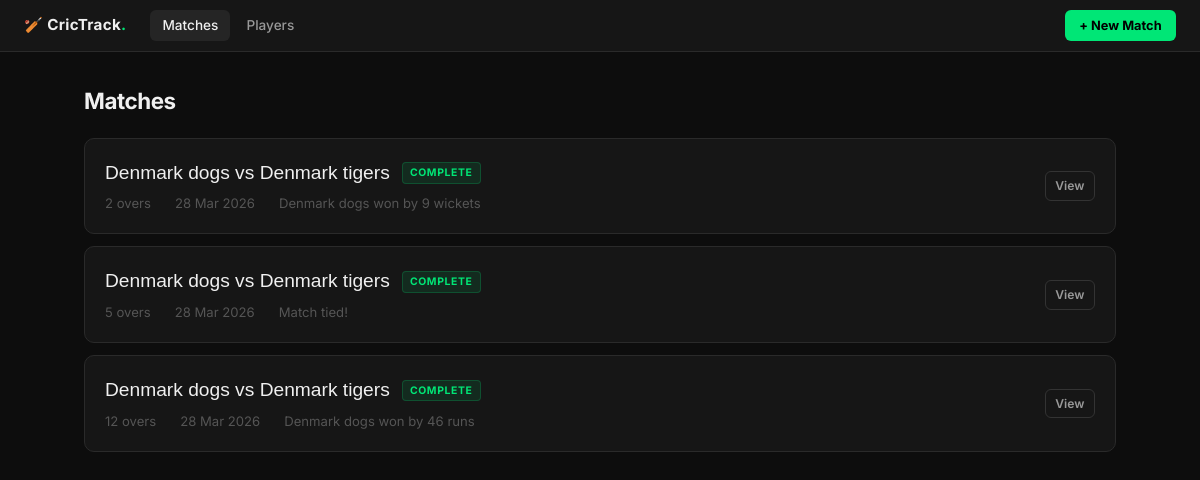
The page / on the database its author committed.
### app.py (models this page shows)
class Match(db.Model):
    id = db.Column(db.Integer, primary_key=True)
    team_a_name = db.Column(db.String(100), nullable=False)
    team_b_name = db.Column(db.String(100), nullable=False)
    overs = db.Column(db.Integer, nullable=False)
    date = db.Column(db.DateTime, default=datetime.utcnow)
    status = db.Column(db.String(20), default='setup')  # setup, innings1, innings2, complete
    current_innings = db.Column(db.Integer, default=1)
    batting_team = db.Column(db.String(100))
    bowling_team = db.Column(db.String(100))
    winner = db.Column(db.String(100))
    result_text = db.Column(db.String(200))
    toss_winner = db.Column(db.String(100))
    toss_choice = db.Column(db.String(10))
    innings = db.relationship('Innings', backref='match', lazy=True, order_by='Innings.innings_number')
    team_a_players = db.relationship('MatchPlayer', foreign_keys='MatchPlayer.match_id',
                                      primaryjoin="and_(MatchPlayer.match_id==Match.id, MatchPlayer.team=='A')",
                                      lazy=True)
    team_b_players = db.relationship('MatchPlayer', foreign_keys='MatchPlayer.match_id',
                                      primaryjoin="and_(MatchPlayer.match_id==Match.id, MatchPlayer.team=='B')",
                                      lazy=True)

### app.py (the view)
@app.route('/')
def index():
    matches = Match.query.order_by(Match.date.desc()).all()
    players = Player.query.order_by(Player.name).all()
    return render_template('index.html', matches=matches, players=players)

### templates/index.html (shortened to what this page needs)
{% extends "base.html" %}
{% block content %}
<h1>Matches</h1>
{% if matches %}
    {% for match in matches %}
    <div class="card" style="display:flex; align-items:center; gap:1.5rem;">
        <div style="flex:1; min-width:0;">
            <div style="display:flex; align-items:center; gap:0.75rem; margin-bottom:0.4rem;">
                <span style="font-family:'Bebas Neue',sans-serif; font-size:1.2rem;">
                    {{ match.team_a_name }} vs {{ match.team_b_name }}
                </span>
                {% if match.status == 'complete' %}
                    <span class="badge badge-green">Complete</span>
                {% elif 'innings' in match.status %}
                    <span class="badge badge-amber">Live</span>
                {% else %}
                    <span class="badge">Setup</span>
                {% endif %}
            </div>
            <div style="font-size:0.82rem; color:var(--text-dim); display:flex; gap:1.5rem;">
                <span>{{ match.overs }} overs</span>
                <span>{{ match.date.strftime('%d %b %Y') }}</span>
                {% if match.status == 'complete' and match.result_text %}
                    <span style="color:var(--green);">{{ match.result_text }}</span>
                {% endif %}
            </div>
        </div>
        <div style="display:flex; gap:0.5rem; flex-shrink:0;">
            <a href="/match/{{ match.id }}" class="btn btn-ghost btn-sm">View</a>
        </div>
    </div>
    {% endfor %}
{% else %}
    <div class="card empty-state">
        <div style="font-size:3rem; margin-bottom:1rem;">🏏</div>
        <p style="color:var(--text-mid);">No matches yet. Start your first one!</p>
        <a href="/new_match" class="btn btn-primary">New Match</a>
    </div>
{% endif %}
{% endblock %}

### templates/base.html (shortened to what this page needs)
<!DOCTYPE html>
<html lang="en">
<head>
</head>
<body>
    <nav>
        <a href="/" class="nav-brand">🏏 CricTrack<span class="dot">.</span></a>
        <div class="nav-links">
            <a href="/" class="nav-link {% if request.endpoint == 'index' %}active{% endif %}">Matches</a>
            <a href="/players" class="nav-link {% if request.endpoint == 'players' %}active{% endif %}">Players</a>
        </div>
        <a href="/new_match" class="nav-cta">+ New Match</a>
    </nav>
    <main>
        {% block content %}{% endblock %}
    </main>
</body>
</html>

### templates/base.html (style rules this page uses)
:root { --bg: #0d0d0d; --surface: #161616; --surface2: #1f1f1f; --surface3: #252525; --border: #2a2a2a; --border2: #333; --accent: #00e676; --accent-dim:#00c853; --amber: #ffb300; --red: #ff4444; --blue: #448aff; --text: #f0f0f0; --text-mid: #999; --text-dim: #555; --radius: 6px; --radius-lg: 10px; }
*, *::before, *::after { box-sizing: border-box; margin: 0; padding: 0; }
body { background: var(--bg); color: var(--text); font-family: 'Inter', sans-serif; font-size: 14px; line-height: 1.5; min-height: 100vh; -webkit-font-smoothing: antialiased; }
nav { height: 52px; background: var(--surface); border-bottom: 1px solid var(--border); display: flex; align-items: center; padding: 0 1.5rem; position: sticky; top: 0; z-index: 100; }
.nav-brand { font-size: 0.95rem; font-weight: 700; letter-spacing: 0.02em; color: var(--text); text-decoration: none; margin-right: 1.5rem; }
.nav-brand .dot { color: var(--accent); }
.nav-links { display: flex; gap: 0.25rem; flex: 1; }
nav a.nav-link { color: var(--text-mid); text-decoration: none; font-size: 0.85rem; font-weight: 500; padding: 0.35rem 0.75rem; border-radius: var(--radius); transition: color 0.1s, background 0.1s; }
nav a.nav-link.active { color: var(--text); background: var(--surface3); }
.nav-cta { margin-left: auto; background: var(--accent) !important; color: #000 !important; font-weight: 700 !important; font-size: 0.8rem !important; padding: 0.38rem 0.9rem !important; border-radius: var(--radius) !important; text-decoration: none !important; }
main { max-width: 1080px; margin: 0 auto; padding: 2rem 1.5rem; }
h1 { font-size: 1.4rem; font-weight: 700; letter-spacing: -0.02em; margin-bottom: 1.25rem; }
.card { background: var(--surface); border: 1px solid var(--border); border-radius: var(--radius-lg); padding: 1.25rem; margin-bottom: 0.75rem; }
.btn { display: inline-flex; align-items: center; justify-content: center; gap: 0.35rem; padding: 0.42rem 1rem; border-radius: var(--radius); border: 1px solid transparent; cursor: pointer; font-family: 'Inter', sans-serif; font-size: 0.82rem; font-weight: 600; transition: all 0.1s; text-decoration: none; white-space: nowrap; }
.btn-ghost { background: transparent; color: var(--text-mid); border-color: var(--border2); }
.btn-sm { padding: 0.28rem 0.6rem; font-size: 0.76rem; }
.badge { display: inline-flex; align-items: center; padding: 0.12rem 0.45rem; border-radius: 4px; font-size: 0.65rem; font-weight: 700; letter-spacing: 0.06em; text-transform: uppercase; }
.badge-green { background: rgba(0,230,118,0.1); color: var(--accent); border: 1px solid rgba(0,230,118,0.2); }
a { color: var(--accent); text-decoration: none; }

### rows shown on the page
Match: team_a_name "Denmark dogs", team_b_name "Denmark tigers", status "COMPLETE", overs "2", date "28 Mar 2026", result_text "Denmark dogs won by 9 wickets"
Match: team_a_name "Denmark dogs", team_b_name "Denmark tigers", status "COMPLETE", overs "5", date "28 Mar 2026", result_text "Match tied!"
Match: team_a_name "Denmark dogs", team_b_name "Denmark tigers", status "COMPLETE", overs "12", date "28 Mar 2026", result_text "Denmark dogs won by 46 runs"
